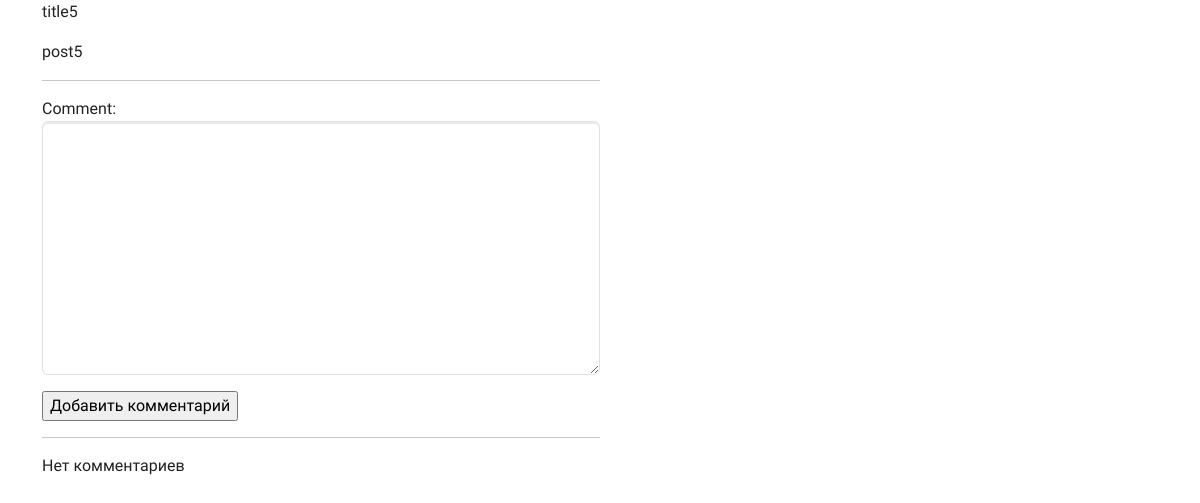
Page /article/1 on the earlier database version.
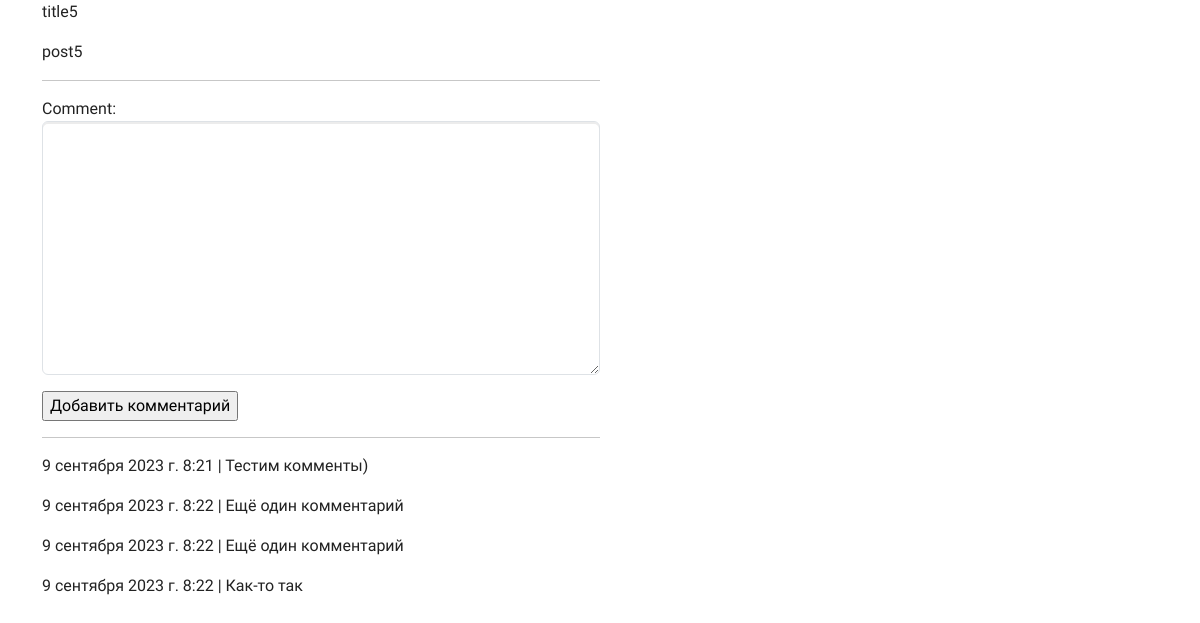
Same page on the later database version.
### seminar_app/models.py (models this page shows, shortened)
class Post(models.Model):
    title = models.CharField(max_length=200,
                             verbose_name='Заголовок')
    post = models.TextField(max_length=1000,
                            verbose_name='Статья')
    publish_date = models.DateField(auto_now_add=True,
                                    verbose_name='Дата публикации')
    author = models.ForeignKey(Author, on_delete=models.CASCADE,
                               verbose_name='Автор')
    category = models.ForeignKey(Category, on_delete=models.DO_NOTHING,
                                 verbose_name='Категория')
    views = models.IntegerField(default=0,
                                verbose_name='Просмотры')
    publish = models.BooleanField(default=False,
                                  verbose_name='Опубликовано?')
    objects = Manager()

class CommentModel(models.Model):
    post = models.ForeignKey('Post',
                             on_delete=models.CASCADE,
                             verbose_name='Статья')
    comment = models.TextField(verbose_name='Добавить комментарий')
    created_at = models.DateTimeField(auto_now_add=True,
                                      verbose_name='Добавлен')

### seminar_app/views.py (the view)
# urls.py: path('article/<int:pk>', views.ArticlePage.as_view(), name='article_page'),
class ArticlePage(DetailView):
    model = Post
    template_name = 'seminar_app/article_page.html'
    context_object_name = 'post'
    def get_context_data(self, **kwargs):
        context = super().get_context_data(**kwargs)
        context['comments'] = models.CommentModel.objects.filter(post=self.get_object())
        context['form'] = AddCommentForm()
        return context
    def get_object(self, queryset=None):
        obj = super().get_object(queryset=queryset)
        obj.views += 1
        obj.save()
        return obj
    def post(self, request, *args, **kwargs):
        post = models.Post.objects.get(pk=self.kwargs['pk'])
        form = AddCommentForm(request.POST)
        if form.is_valid():
            comment = form.save(commit=False)
            comment.post = post
            comment.save()
            return self.get(request, *args, **kwargs)
        else:
            context = self.get_context_data(**kwargs)
            context['form'] = form
            return render(request, self.template_name, context)

### seminar_app/forms.py
class AddCommentForm(forms.ModelForm):
    comment = forms.CharField(widget=forms.Textarea(attrs={'class': 'form-control'}))
    class Meta:
        model = models.CommentModel
        fields = ['comment']

### seminar_app/templates/seminar_app/article_page.html (shortened to what this page needs)
{% extends 'seminar_app/base.html' %}
{% block content %}
    <div class="col-6">
        <p>{{ post.title }}</p>
        <p>{{ post.post }}</p>
        <hr>
        <form method="post">
            {{ form.as_p }}
            <input type="submit" value="Добавить комментарий">
        </form>
        <hr>
        {% if comments %}
            {% for comment in comments %}
                <p>{{ comment.created_at }} | {{ comment.comment }}</p>
            {% endfor %}
        {% else %}
            <p>Нет комментариев</p>
        {% endif %}
    </div>
{% endblock %}

### seminar_app/templates/seminar_app/base.html (shortened to what this page needs)
<!doctype html>
{% load static %}
<html lang="ru">
<head>
    <link rel="stylesheet" href="{% static 'css/bootstrap.css' %}">
</head>
<body>
<div class="container">
    {% block content %}
    {% endblock %}
</div>
</body>
</html>

Differences in the rows shown:
added CommentModel: created_at "9 сентября 2023 г. 8:21", comment "Тестим комменты)"
added CommentModel: created_at "9 сентября 2023 г. 8:22", comment "Ещё один комментарий"
added CommentModel: created_at "9 сентября 2023 г. 8:22", comment "Ещё один комментарий"
added CommentModel: created_at "9 сентября 2023 г. 8:22", comment "Как-то так"
Other differences:
text no longer shown: "Нет комментариев"
